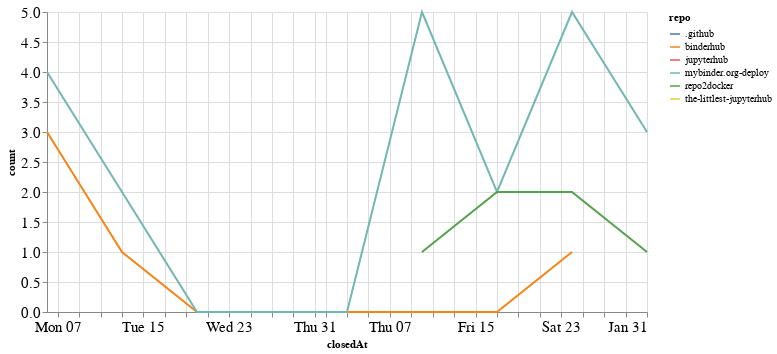

This figure's notebook cell:
### Code cell
closed_by_time = closed_by.groupby('repo').resample('W', on='closedAt').count()['author'].reset_index()
closed_by_time = closed_by_time.rename(columns={'author': 'count'})

alt.Chart(closed_by_time, width=600).mark_line().encode(
    x='closedAt',
    y='count',
    color='repo',
    tooltip="repo"
)

### Figure 1 — Vega-Lite specification as saved in the notebook (floating-point values rounded to 4 significant figures)
{"config": {"axisLeft": {"labelFontSize": 15}, "axisBottom": {"labelFontSize": 15}}, "data": {"name": "data-0542b95c6ae090893d8503e90465ffa3"}, "mark": "line", "encoding": {"color": {"type": "nominal", "field": "repo"}, "tooltip": {"type": "nominal", "field": "repo"}, "x": {"type": "temporal", "field": "closedAt"}, "y": {"type": "quantitative", "field": "count"}}, "width": 600, "$schema": "https://vega.github.io/schema/vega-lite/v4.8.1.json", "datasets": {"data-0542b95c6ae090893d8503e90465ffa3": [{"repo": ".github", "closedAt": "2020-12-06T00:00:00", "count": 1}, {"repo": "binderhub", "closedAt": "2020-12-06T00:00:00", "count": 3}, {"repo": "binderhub", "closedAt": "2020-12-13T00:00:00", "count": 1}, {"repo": "binderhub", "closedAt": "2020-12-20T00:00:00", "count": 0}, {"repo": "binderhub", "closedAt": "2020-12-27T00:00:00", "count": 0}, {"repo": "binderhub", "closedAt": "2021-01-03T00:00:00", "count": 0}, {"repo": "binderhub", "closedAt": "2021-01-10T00:00:00", "count": 0}, {"repo": "binderhub", "closedAt": "2021-01-17T00:00:00", "count": 0}, {"repo": "binderhub", "closedAt": "2021-01-24T00:00:00", "count": 1}, {"repo": "jupyterhub", "closedAt": "2020-12-06T00:00:00", "count": 1}, {"repo": "mybinder.org-deploy", "closedAt": "2020-12-06T00:00:00", "count": 4}, {"repo": "mybinder.org-deploy", "closedAt": "2020-12-13T00:00:00", "count": 2}, {"repo": "mybinder.org-deploy", "closedAt": "2020-12-20T00:00:00", "count": 0}, {"repo": "mybinder.org-deploy", "closedAt": "2020-12-27T00:00:00", "count": 0}, {"repo": "mybinder.org-deploy", "closedAt": "2021-01-03T00:00:00", "count": 0}, {"repo": "mybinder.org-deploy", "closedAt": "2021-01-10T00:00:00", "count": 5}, {"repo": "mybinder.org-deploy", "closedAt": "2021-01-17T00:00:00", "count": 2}, {"repo": "mybinder.org-deploy", "closedAt": "2021-01-24T00:00:00", "count": 5}, {"repo": "mybinder.org-deploy", "closedAt": "2021-01-31T00:00:00", "count": 3}, {"repo": "repo2docker", "closedAt": "2021-01-10T00:00:00", "count": 1}, {"repo": "repo2docker", "closedAt": "2021-01-17T00:00:00", "count": 2}, {"repo": "repo2docker", "closedAt": "2021-01-24T00:00:00", "count": 2}, {"repo": "repo2docker", "closedAt": "2021-01-31T00:00:00", "count": 1}, {"repo": "the-littlest-jupyterhub", "closedAt": "2021-01-24T00:00:00", "count": 1}]}}
